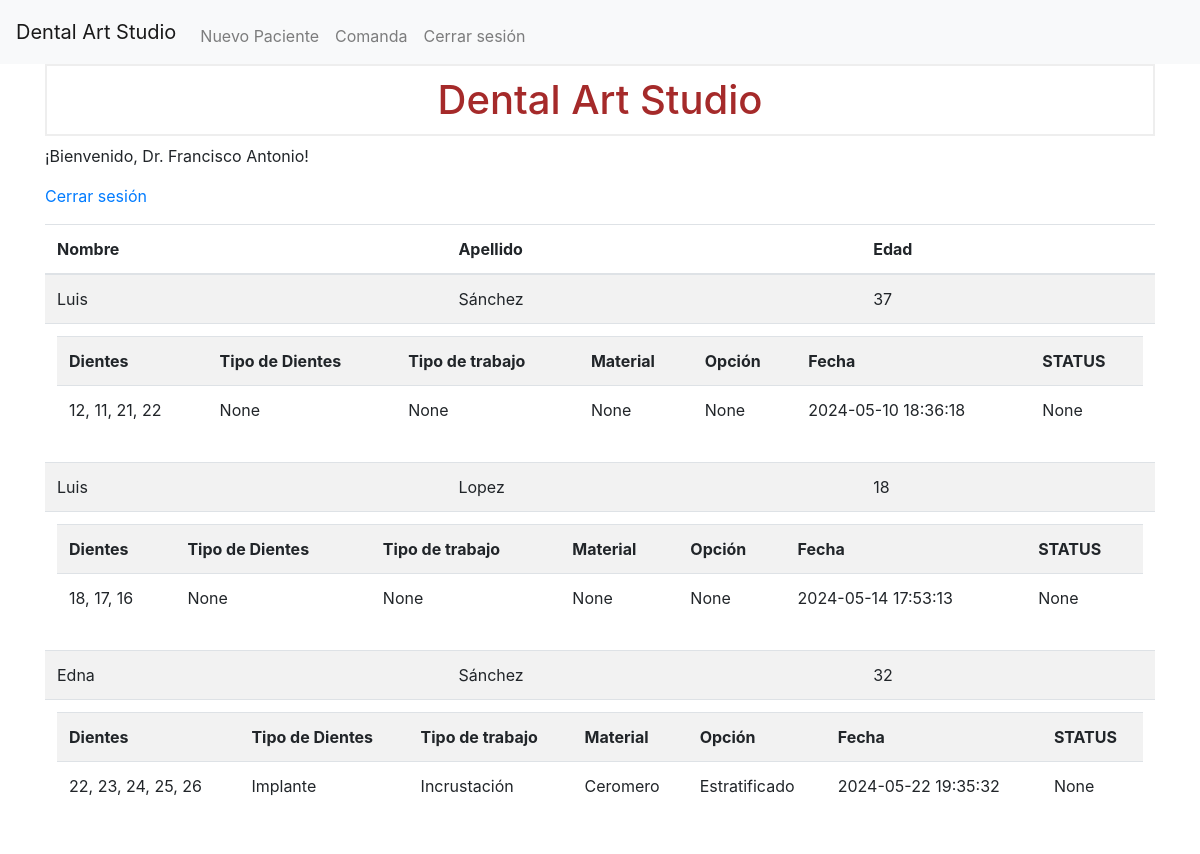
Screenshot of / (signed in) with the database file from the repository.
### tables this page shows
CREATE TABLE patients (
    id INTEGER PRIMARY KEY AUTOINCREMENT,
    doctor_id INTEGER,
    first_name  TEXT NOT NULL,
    last_name TEXT NOT NULL,
    age INTEGER NOT NULL,
    face_shape TEXT,
    basic_color TEXT,
    colorimeter TEXT,
    gum_color TEXT,
    FOREIGN KEY (doctor_id) REFERENCES doctors (id)
);

CREATE TABLE jobs (
  id INTEGER PRIMARY KEY AUTOINCREMENT,
  patient_id INTEGER,
  teeth TEXT NOT NULL,
  tooth_type TEXT,
  job_type TEXT,
  job_material TEXT,
  job_option TEXT,
  timestamp TIMESTAMP NOT NULL DEFAULT CURRENT_TIMESTAMP,
  comments TEXT,
  status TEXT,
  FOREIGN KEY (patient_id) REFERENCES patients (id)
);

### app.py (the view)
@app.route('/')
def index():
    user = session.get("user_info")
    jobs = {}
    if user is not None:
        patients = get_patients(session.get("user_id"))
        if patients:
            for patient in patients:
                job = get_jobs(patient['id'])
                jobs[patient['id']] = job
    else:
        patients = []
    return render_template('index.html', user=user, patients=patients, jobs=jobs)

### helpers.py (called while the page is built)
def get_db_connection():
    conn = sqlite3.connect('database.db')
    conn.row_factory = sqlite3.Row
    return conn

def get_patients(user_id):
    try:
        conny = get_db_connection()
        db = conny.cursor()
        patients = db.execute("SELECT * FROM patients WHERE doctor_id = ?", (user_id,)).fetchall()
        conny.close()
        patients = [dict(patient) for patient in patients]
        return patients
    except Exception as e:
        print(f"Error al obtener pacientes: {e}")
        return None

def get_jobs(patient_id):
    try:
        conny = get_db_connection()
        db = conny.cursor()
        jobs = db.execute("SELECT * FROM jobs WHERE patient_id = ?", (patient_id,)).fetchall()
        conny.close()
        jobs = [dict(job) for job in jobs]
        return jobs
    except Exception as e:
        print(f"Error al obtener trabajos: {e}")
    return None

### templates/index.html (shortened to what this page needs)
{% extends 'base.html' %}
{% block content %}
 <h1>{% block title %}Dental Art Studio {% endblock %}</h1>
{% if user %}
    <p class="user">¡Bienvenido, Dr.  {{ user['last_name'] }} {{ user['first_name'] }}!</p>
    <p><a href="{{ url_for('logout') }}">Cerrar sesión</a></p>
    {% if patients %}
        <table class="table table-striped">
            <thead>
                <tr>
                    <th>Nombre</th>
                    <th>Apellido</th>
                    <th>Edad</th>
                </tr>
            </thead>
            <tbody>
                {% for patient in patients %}
                    <tr>
                        <td>{{ patient['first_name'] }}</td>
                        <td>{{ patient['last_name'] }}</td>
                        <td>{{ patient['age'] }}</td>
                    </tr>
                    <tr>
                        <td colspan="6">
                            {% if jobs[patient['id']] %}
                            <table class="table table-striped">
                                <tr>
                                    <th>Dientes</th>
                                    <th>Tipo de Dientes</th>
                                    <th>Tipo de trabajo</th>
                                    <th>Material</th>
                                    <th>Opción</th>
                                    <th>Fecha</th>
                                    <th>STATUS</th>
                                </tr>
                                {% for job in jobs[patient['id']] %}
                                    <tr>
                                        <td>{{ job['teeth'] }}</td>
                                        <td>{{ job['tooth_type'] }}</td>
                                        <td>{{ job['job_type'] }}</td>
                                        <td>{{ job['job_material'] }}</td>
                                        <td>{{ job['job_option'] }}</td>
                                        <td>{{ job['timestamp'] }}</td>
                                        <td>{{ job['status'] }}</td>
                                    </tr>
                                {% endfor %}
                            </table>
                            {% else %}
                                <a href="{{ url_for('add_job', patient_id=patient['id']) }}">Agregar trabajo</a>
                            {% endif %}
                        </td>
                    </tr>
                {% endfor %}
            </tbody>
        </table>
    {% elif not patients %}
        <p>No se encontraron pacientes.</p><a href="{{ url_for('add_patient') }}">Añadir paciente</a></p>
    {% endif %}
{% else %}
    <p class="user">¡Bienvenidos! </p>
    <p><a href="{{ url_for('login') }}">Iniciar sesión</a> o <a href="{{ url_for('register') }}">Registrarse</a></p>
{% endif %}
{% endblock %}

### templates/base.html (shortened to what this page needs)
<!doctype html>
<html lang="es">
  <head>
    <link rel="stylesheet" href="{{ url_for('static', filename= 'css/style.css') }}">
    <link rel="stylesheet" href="https://stackpath.bootstrapcdn.com/bootstrap/4.3.1/css/bootstrap.min.css">
  </head>
  <body>
    <nav class="navbar navbar-expand-md navbar-light bg-light">
        <a class="navbar-brand" href="{{ url_for('index')}}">Dental Art Studio</a>
        <div class="collapse navbar-collapse" id="navbarNav">
            {% if session["user_id"] %}
            <ul class="navbar-nav ms-auto mt-2">
              <li class="nav-item"><a class="nav-link" href="{{ url_for('add_patient') }}">Nuevo Paciente</a></li>
              <li class="nav-item"><a class="nav-link" href="{{ url_for('comanda') }}">Comanda</a></li>
              <li class="nav-item"><a class="nav-link" href="{{ url_for('logout') }}">Cerrar sesión</a></li>
            </ul>
            {% else %}
            <ul class="navbar-nav ms-auto mt-2">
              <li class="nav-item"><a class="nav-link" href="{{ url_for('register') }}">Registrarse</a></li>
              <li class="nav-item"><a class="nav-link" href="{{ url_for('login') }}">Iniciar sesión</a></li>
            </ul>
            {% endif %}
        </div>
    </nav>
    <div class="container">
      {% block content %} {% endblock %}
    </div>
  </body>
</html>

### static/css/style.css (style rules this page uses)
h1 { border: 2px #eee solid; color: brown; text-align: center; padding: 10px; }

### rows the page displays
patients: first_name "Luis", last_name "Sánchez", age "37"
jobs: teeth "12, 11, 21, 22", tooth_type "None", job_type "None", job_material "None", job_option "None", timestamp "2024-05-10 18:36:18", status "None"
patients: first_name "Luis", last_name "Lopez", age "18"
jobs: teeth "18, 17, 16", tooth_type "None", job_type "None", job_material "None", job_option "None", timestamp "2024-05-14 17:53:13", status "None"
patients: first_name "Edna", last_name "Sánchez", age "32"
jobs: teeth "22, 23, 24, 25, 26", tooth_type "Implante", job_type "Incrustación", job_material "Ceromero", job_option "Estratificado", timestamp "2024-05-22 19:35:32", status "None"

### other values shown
{{ user['last_name'] }} "Francisco"
{{ user['first_name'] }} "Antonio"
